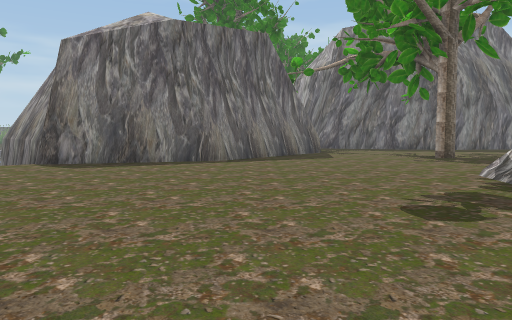
[1] (above)

16 first-person views from a walk through a 3-D level made in the Unity game engine. The camera is 1.2 m above the floor, tilts 4° down and sees 70° across. The floor is counted in squares, 2 m on a side. Each view is taken from the middle of a square. On the plan, view 1 faces up. The plan holds only what a view shows up to about 10 squares ahead; the rest is blank. The place goes on beyond the plan. Some animated figures are left out.

[2]
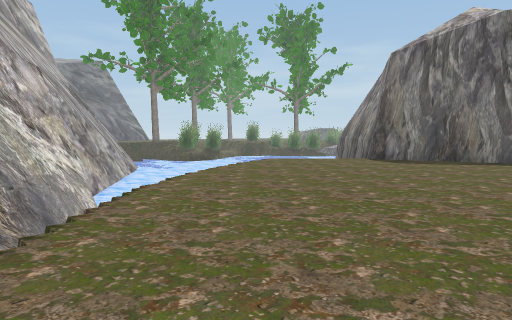

[3]
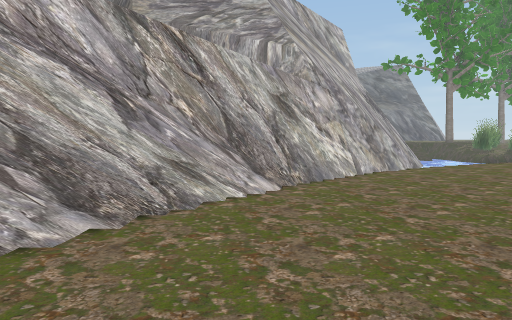

[4]
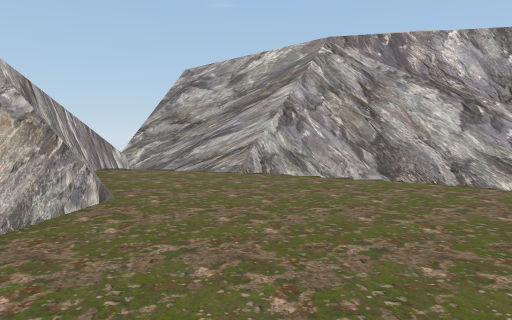

[5]
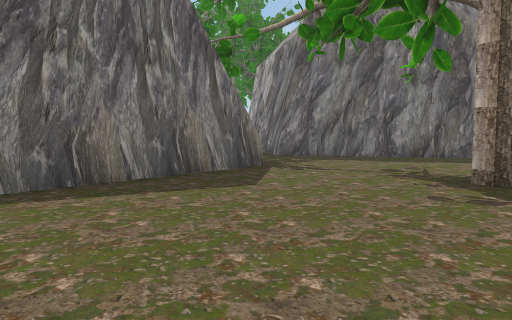

[6]
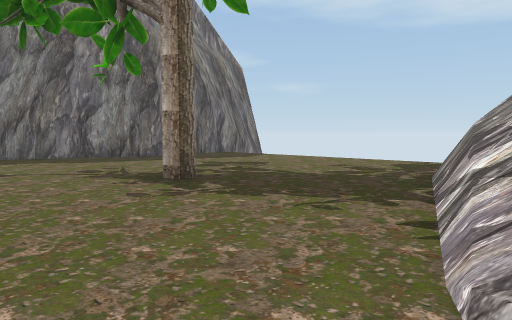

[7]
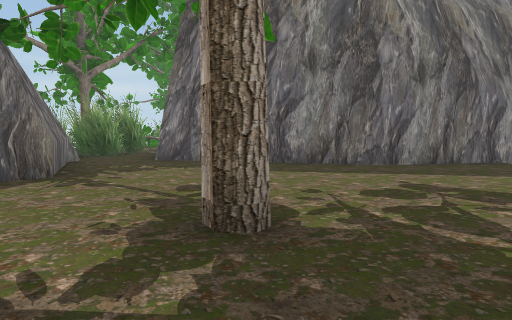

[8]
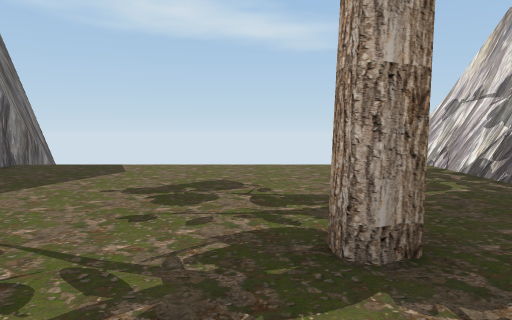

[9]
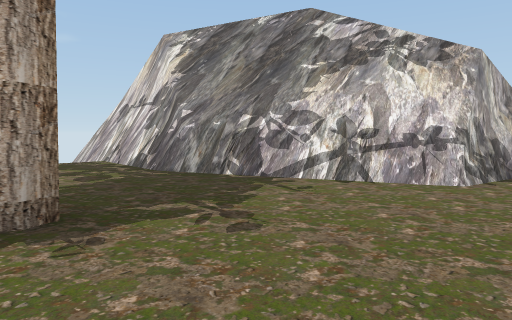

[10]
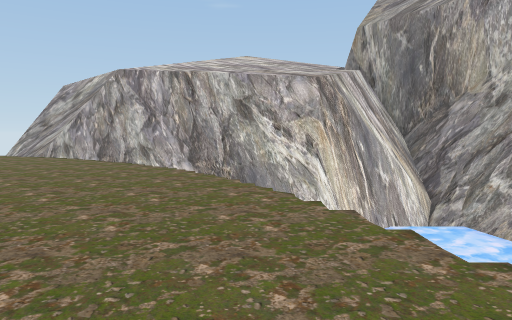

[11]
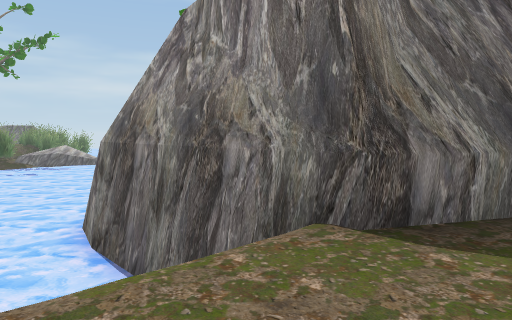

[12]
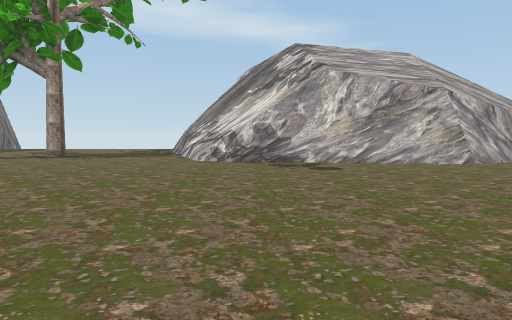

[13]
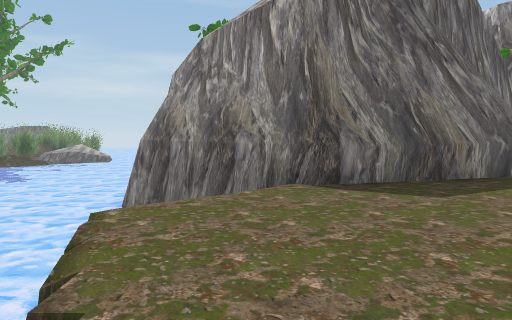

[14]
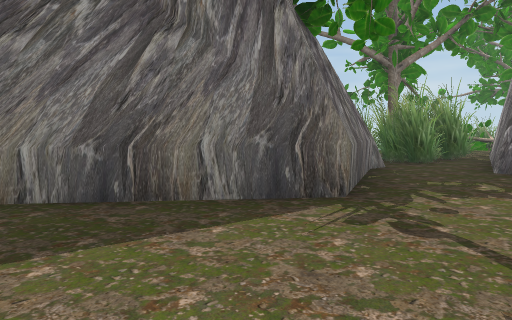

[15]
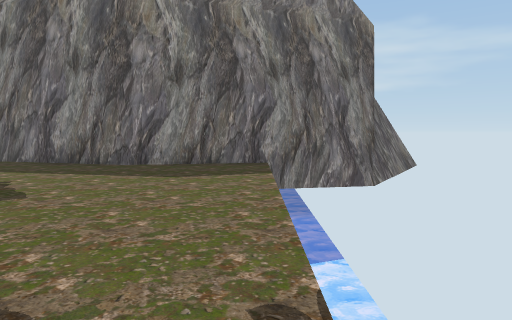

[16]
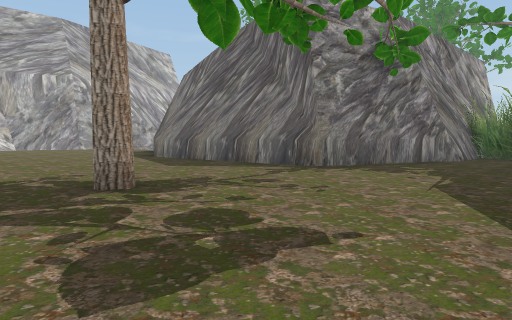

### Floor plan
Key: @ floor where view 1 was taken; # wall or solid block; . floor; ≈ liquid the walk keeps out of; v drop or lower ground.
Columns run from 9 left of view 1 to 12 right of it. Each row starts with its distance up from view 1.
 18          ####
 17         ###.#
 16         ##..###
 15          ##...########
 14 ≈         #.........≈
 13 ≈         #.........≈
 12 ≈         ##........≈
 11 ≈##      ##.........≈
 10 ≈≈##    ##..........≈
  9 ≈≈≈##  ##.....#.....
  8 ≈≈ ≈####............
  7  ≈≈≈................≈
  6   ≈...........########
  5    ≈.........##
  4    ≈........##
  3 ≈   ........##
  2 ≈≈  ≈.......##
  1 ≈≈≈#≈≈......##
  0 v≈###vv..@..##
 -1 v#####vv....##
 -2 ##   ###v....#
 -3 #      ###vv.#
 -4          ##v #
 -5           ##vv
 -6            ##v

Positions as (right, up) in squares from view 1, and headings:
1: (0, 0), facing up
2: (0, -1), facing up-left
3: (2, -1), facing left
4: (1, 3), facing down
5: (2, 5), facing up
6: (2, 5), facing up-right
7: (5, 7), facing up
8: (3, 10), facing right
9: (2, 10), facing down-right
10: (-5, 7), facing down
11: (-5, 5), facing up
12: (-5, 4), facing right
13: (-5, 3), facing up
14: (4, 9), facing up-left
15: (10, 7), facing up
16: (9, 11), facing left
